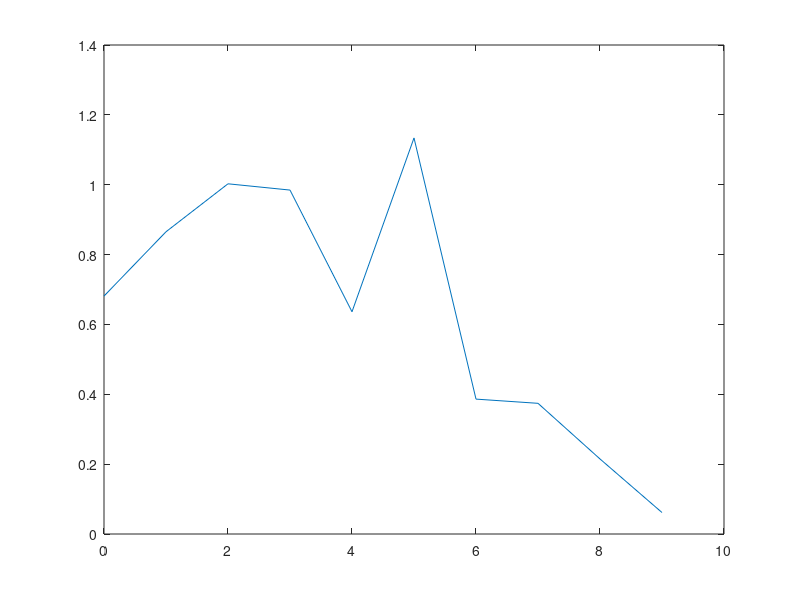

The MATLAB script that drew this image:
x=[0:0.1:1]';
y=2*x.*cos(4*pi*x);

n=length(x);

xx=ones(n,1);

for k=1:9
       xx=[xx,x.^k];
end;

for k=1:10
for i=2:n-1
   x2=xx(i,1:k);
   y2=y(i);
%   if i==1
%      x1 = xx(2:n,1:k);
%      y1 = y(2:n);
%   end;
%   if i==n;
%      x1 = xx(1:n-1,1:k);
%      y1 = y(1:n-1);
%   end;
   
%   if (i~=1)&(i~=n)
      x1=[xx(1:i-1,1:k);xx(i+1:n,1:k)];
		y1=[y(1:i-1);y(i+1:n)];
%   end;
   
       b =inv(x1'*x1)*x1'*y1;
       pe00(i-1,k) = (y2-x2*b)^2;
 end;
 end;
 
 pe0 = mean(pe00)
 
a=[0:9];
figure(4)
 
plot(a,pe0,'-')

 
 